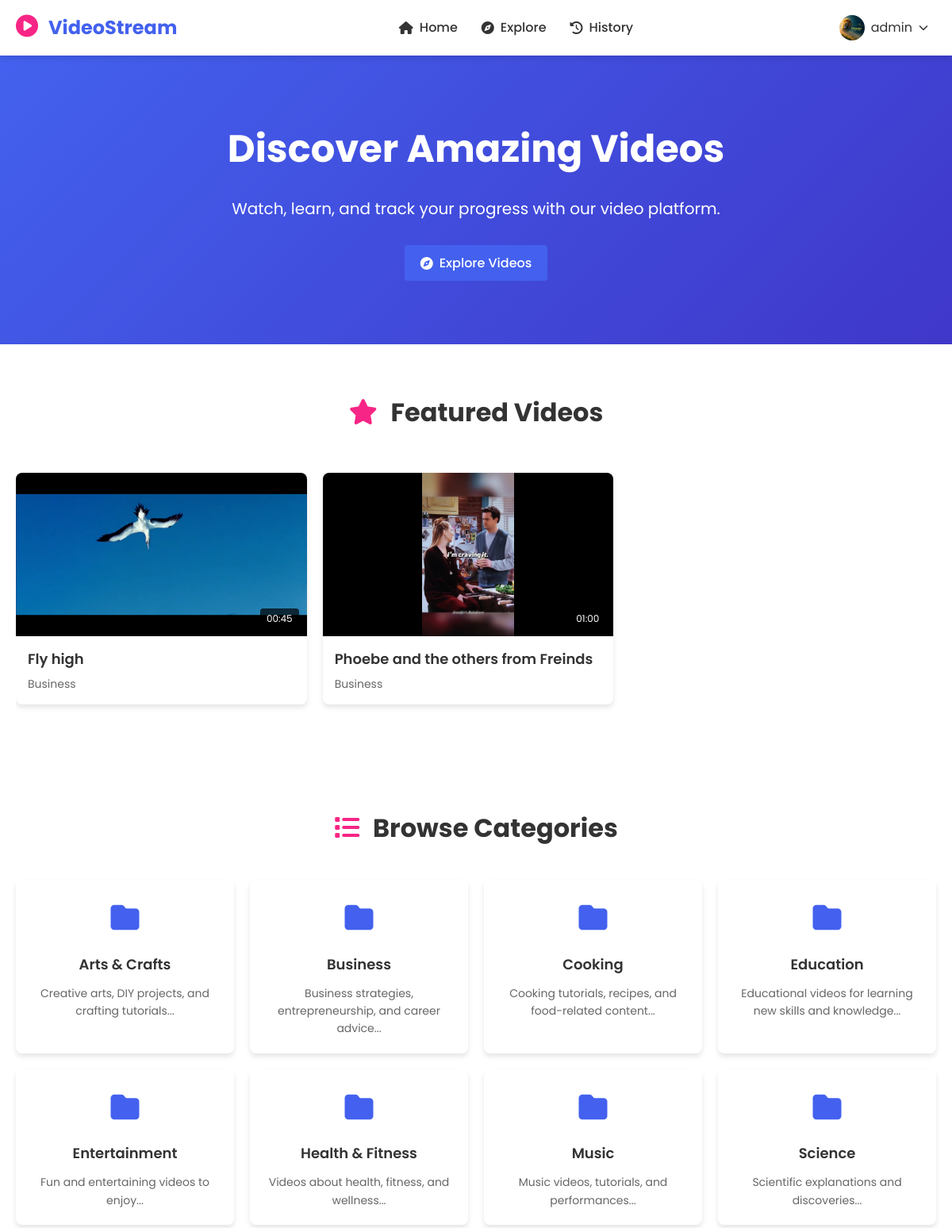
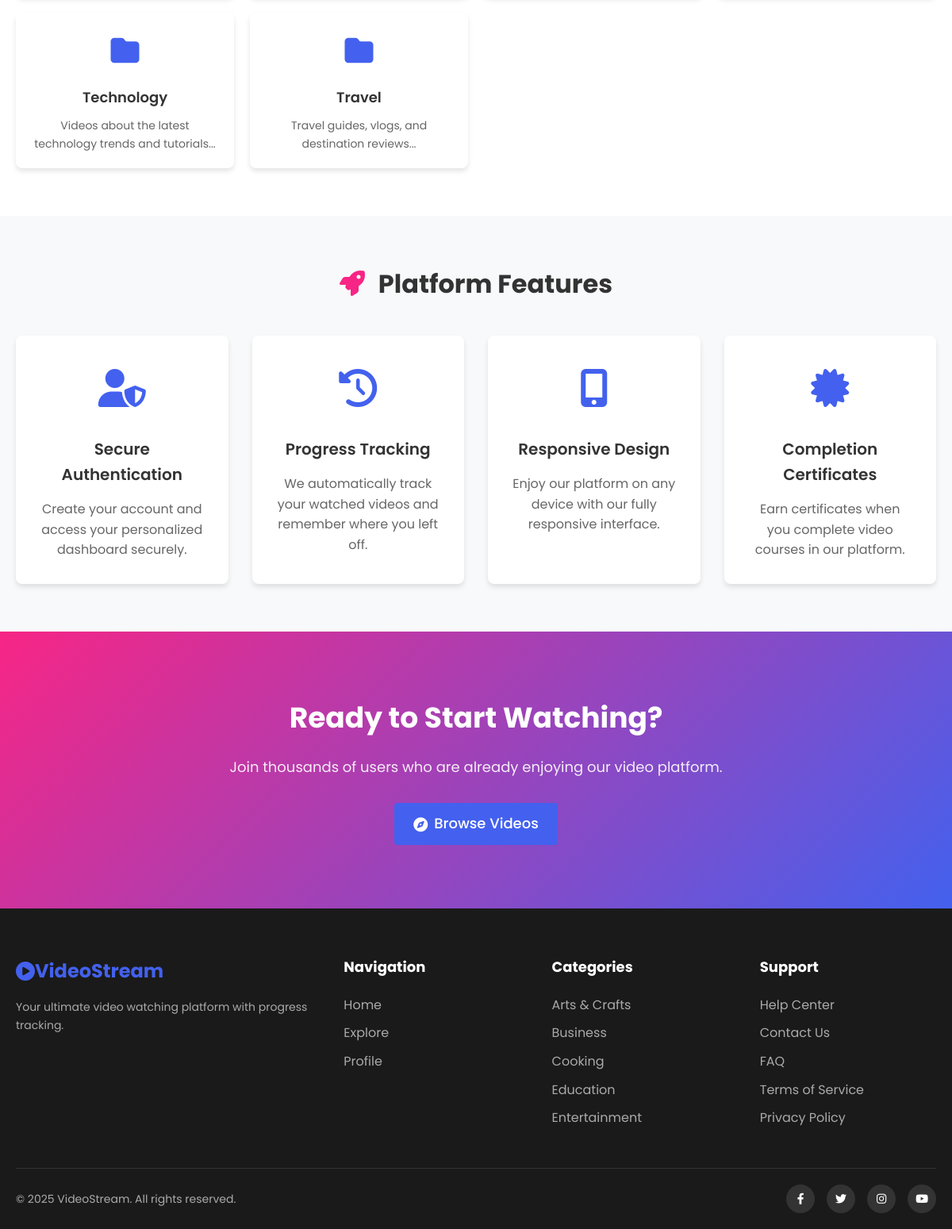
The page / (signed in) on the database its author committed (2 pictures, top to bottom).
### tables this page shows
CREATE TABLE `users` (
  `id` int(11) NOT NULL,
  `username` varchar(50) NOT NULL,
  `email` varchar(100) NOT NULL,
  `password` varchar(255) NOT NULL,
  `profile_image` varchar(255) DEFAULT 'default.jpg',
  `is_admin` tinyint(1) DEFAULT 0,
  `created_at` timestamp NOT NULL DEFAULT current_timestamp(),
  `last_login` timestamp NULL DEFAULT NULL
);

CREATE TABLE `videos` (
  `id` int(11) NOT NULL,
  `title` varchar(255) NOT NULL,
  `description` text DEFAULT NULL,
  `filename` varchar(255) NOT NULL,
  `thumbnail` varchar(255) NOT NULL,
  `duration` int(11) NOT NULL,
  `category` varchar(50) DEFAULT NULL,
  `price` decimal(10,2) DEFAULT 0.00,
  `created_at` timestamp NOT NULL DEFAULT current_timestamp()
);

CREATE TABLE `categories` (
  `id` int(11) NOT NULL,
  `name` varchar(50) NOT NULL,
  `description` text DEFAULT NULL
);

### includes/auth.php (called while the page is built, shortened)
<?php
require_once 'db.php';
function isLoggedIn() {
    if (isset($_SESSION['logged_in']) && $_SESSION['logged_in'] === true) {
        return true;
    }
    return false;
}
function getCurrentUser() {
    global $pdo;
    try {
        $stmt = $pdo->prepare("SELECT id, username, email, profile_image, created_at, last_login
                              FROM users WHERE id = ?");
        $stmt->execute([$_SESSION['user_id']]);
        return $stmt->fetch();
    } catch (PDOException $e) {
        return null;
    }
}
?>

### includes/functions.php (called while the page is built, shortened)
<?php
require_once 'db.php';
require_once 'auth.php';
function getAllVideos() {
    global $pdo;
    try {
        $stmt = $pdo->query("SELECT * FROM videos ORDER BY created_at DESC");
        return $stmt->fetchAll();
    } catch (PDOException $e) {
        return [];
    }
}
function formatDuration($seconds) {
    $minutes = floor($seconds / 60);
    $seconds = $seconds % 60;
    return sprintf('%02d:%02d', $minutes, $seconds);
}
function getAllCategories() {
    global $pdo;
    try {
        $stmt = $pdo->query("SELECT * FROM categories ORDER BY name ASC");
        return $stmt->fetchAll();
    } catch (PDOException $e) {
        return [];
    }
}
?>

### index.php (the view, shortened to what this page needs)
<?php
require_once 'includes/db.php';
require_once 'includes/auth.php';
require_once 'includes/functions.php';
$featuredVideos = getAllVideos();
$featuredVideos = array_slice($featuredVideos, 0, 5);
$categories = getAllCategories();
require_once 'includes/header.php';
?>
<section class="hero">
    <div class="container">
        <div class="hero-content">
            <h1 class="animated fadeInDown">Discover Amazing Videos</h1>
            <p class="animated fadeInUp">Watch, learn, and track your progress with our video platform.</p>
            <?php if (!$currentUser): ?>
                <div class="hero-buttons animated fadeInUp">
                    <a href="<?= SITE_URL ?>/auth/register.php" class="btn btn-primary">
                        <i class="fas fa-user-plus"></i> Get Started
                    </a>
                    <a href="<?= SITE_URL ?>/auth/login.php" class="btn btn-secondary">
                        <i class="fas fa-sign-in-alt"></i> Login
                    </a>
                </div>
            <?php else: ?>
                <div class="hero-buttons animated fadeInUp">
                    <a href="<?= SITE_URL ?>/dashboard.php" class="btn btn-primary">
                        <i class="fas fa-compass"></i> Explore Videos
                    </a>
                </div>
            <?php endif; ?>
        </div>
    </div>
</section>
<section class="featured-videos">
    <div class="container">
        <h2 class="section-title"><i class="fas fa-star"></i> Featured Videos</h2>
        <div class="video-slider">
            <?php foreach ($featuredVideos as $video): ?>
                <div class="video-card animated fadeIn">
                    <div class="video-thumbnail">
                        <img src="<?= SITE_URL ?>/assets/images/thumbnails/<?= $video['thumbnail'] ?>" alt="<?= $video['title'] ?>">
                        <span class="video-duration"><?= formatDuration($video['duration']) ?></span>
                    </div>
                    <div class="video-info">
                        <h3 class="video-title"><?= $video['title'] ?></h3>
                        <p class="video-category"><?= $video['category'] ?></p>
                    </div>
                </div>
            <?php endforeach; ?>
        </div>
    </div>
</section>
<section class="categories">
    <div class="container">
        <h2 class="section-title"><i class="fas fa-list"></i> Browse Categories</h2>
        <div class="category-grid">
            <?php foreach ($categories as $category): ?>
                <a href="<?= SITE_URL ?>/dashboard.php?category=<?= urlencode($category['name']) ?>" class="category-card animated fadeIn">
                    <div class="category-icon">
                        <i class="fas fa-folder"></i>
                    </div>
                    <h3 class="category-name"><?= $category['name'] ?></h3>
                    <p class="category-description"><?= substr($category['description'], 0, 60) ?>...</p>
                </a>
            <?php endforeach; ?>
        </div>
    </div>
</section>
<section class="features">
    <div class="container">
        <h2 class="section-title"><i class="fas fa-rocket"></i> Platform Features</h2>
        <div class="features-grid">
            <div class="feature-card animated fadeInUp">
                <div class="feature-icon">
                    <i class="fas fa-user-shield"></i>
                </div>
                <h3>Secure Authentication</h3>
                <p>Create your account and access your personalized dashboard securely.</p>
            </div>
            <div class="feature-card animated fadeInUp" data-delay="0.2s">
                <div class="feature-icon">
                    <i class="fas fa-history"></i>
                </div>
                <h3>Progress Tracking</h3>
                <p>We automatically track your watched videos and remember where you left off.</p>
            </div>
            <div class="feature-card animated fadeInUp" data-delay="0.4s">
                <div class="feature-icon">
                    <i class="fas fa-mobile-alt"></i>
                </div>
                <h3>Responsive Design</h3>
                <p>Enjoy our platform on any device with our fully responsive interface.</p>
            </div>
            <div class="feature-card animated fadeInUp" data-delay="0.6s">
                <div class="feature-icon">
                    <i class="fas fa-certificate"></i>
                </div>
                <h3>Completion Certificates</h3>
                <p>Earn certificates when you complete video courses in our platform.</p>
            </div>
        </div>
    </div>
</section>
<section class="cta">
    <div class="container">
        <div class="cta-content animated fadeIn">
            <h2>Ready to Start Watching?</h2>
            <p>Join thousands of users who are already enjoying our video platform.</p>
            <?php if (!$currentUser): ?>
                <div class="cta-buttons">
                    <a href="<?= SITE_URL ?>/auth/register.php" class="btn btn-primary btn-lg">
                        <i class="fas fa-user-plus"></i> Create Account
                    </a>
                </div>
            <?php else: ?>
                <div class="cta-buttons">
                    <a href="<?= SITE_URL ?>/dashboard.php" class="btn btn-primary btn-lg">
                        <i class="fas fa-compass"></i> Browse Videos
                    </a>
                </div>
            <?php endif; ?>
        </div>
    </div>
</section>
<?php require_once 'includes/footer.php'; ?>

### includes/header.php (shortened to what this page needs)
<?php
require_once 'db.php';
require_once 'auth.php';
require_once 'functions.php';
$currentUser = isLoggedIn() ? getCurrentUser() : null;
?>
<!DOCTYPE html>
<html lang="en">
<head>
    <link rel="stylesheet" href="https://cdnjs.cloudflare.com/ajax/libs/font-awesome/6.4.0/css/all.min.css">
    <link rel="stylesheet" href="<?= SITE_URL ?>/assets/css/style.css">
</head>
<body>
    <header class="main-header">
        <div class="container">
            <div class="logo">
                <a href="<?= SITE_URL ?>">
                    <i class="fas fa-play-circle"></i>
                    <span><?= SITE_NAME ?></span>
                </a>
            </div>
            <nav class="main-nav">
                <ul>
                    <li><a href="<?= SITE_URL ?>"><i class="fas fa-home"></i> Home</a></li>
                    <li><a href="<?= SITE_URL ?>/dashboard.php"><i class="fas fa-compass"></i> Explore</a></li>
                    <?php if ($currentUser): ?>
                        <li><a href="<?= SITE_URL ?>/profile.php"><i class="fas fa-history"></i> History</a></li>
                    <?php endif; ?>
                </ul>
            </nav>
            <div class="user-actions">
                <?php if ($currentUser): ?>
                    <div class="user-profile">
                        <div class="profile-toggle">
                            <img src="<?= SITE_URL ?>/assets/images/profiles/<?= $currentUser['profile_image'] ?>" alt="<?= $currentUser['username'] ?>">
                            <span><?= $currentUser['username'] ?></span>
                            <i class="fas fa-chevron-down"></i>
                        </div>
                    </div>
                <?php else: ?>
                    <a href="<?= SITE_URL ?>/auth/login.php" class="btn btn-login"><i class="fas fa-sign-in-alt"></i> Login</a>
                    <a href="<?= SITE_URL ?>/auth/register.php" class="btn btn-register"><i class="fas fa-user-plus"></i> Register</a>
                <?php endif; ?>
            </div>
        </div>
    </header>
    <main class="main-content">

### includes/footer.php (shortened to what this page needs)
</main>
    <footer class="main-footer">
        <div class="container">
            <div class="footer-content">
                <div class="footer-logo">
                    <a href="<?= SITE_URL ?>">
                        <i class="fas fa-play-circle"></i>
                        <span><?= SITE_NAME ?></span>
                    </a>
                    <p>Your ultimate video watching platform with progress tracking.</p>
                </div>
                <div class="footer-links">
                    <div class="footer-section">
                        <h3>Navigation</h3>
                        <ul>
                            <li><a href="<?= SITE_URL ?>">Home</a></li>
                            <li><a href="<?= SITE_URL ?>/dashboard.php">Explore</a></li>
                            <?php if (isLoggedIn()): ?>
                                <li><a href="<?= SITE_URL ?>/profile.php">Profile</a></li>
                            <?php else: ?>
                                <li><a href="<?= SITE_URL ?>/auth/login.php">Login</a></li>
                                <li><a href="<?= SITE_URL ?>/auth/register.php">Register</a></li>
                            <?php endif; ?>
                        </ul>
                    </div>
                    <div class="footer-section">
                        <h3>Categories</h3>
                        <ul>
                            <?php
                            $footerCategories = getAllCategories();
                            $footerCategories = array_slice($footerCategories, 0, 5);
                            foreach ($footerCategories as $category):
                            ?>
                                <li>
                                    <a href="<?= SITE_URL ?>/dashboard.php?category=<?= urlencode($category['name']) ?>">
                                        <?= $category['name'] ?>
                                    </a>
                                </li>
                            <?php endforeach; ?>
                        </ul>
                    </div>
                    <div class="footer-section">
                        <h3>Support</h3>
                        <ul>
                            <li><a href="#">Help Center</a></li>
                            <li><a href="#">Contact Us</a></li>
                            <li><a href="#">FAQ</a></li>
                            <li><a href="#">Terms of Service</a></li>
                            <li><a href="#">Privacy Policy</a></li>
                        </ul>
                    </div>
                </div>
            </div>
            <div class="footer-bottom">
                <p>&copy; <?= date('Y') ?> <?= SITE_NAME ?>. All rights reserved.</p>
                <div class="social-links">
                    <a href="#" class="social-link"><i class="fab fa-facebook-f"></i></a>
                    <a href="#" class="social-link"><i class="fab fa-twitter"></i></a>
                    <a href="#" class="social-link"><i class="fab fa-instagram"></i></a>
                    <a href="#" class="social-link"><i class="fab fa-youtube"></i></a>
                </div>
            </div>
        </div>
    </footer>
</body>
</html>

### rows shown on the page
users: profile_image (placeholder picture), username "admin"
videos: thumbnail (picture), duration "00:45", title "Fly high", category "Business"
videos: thumbnail (picture), duration "01:00", title "Phoebe and the others from Freinds", category "Business"
categories: name "Arts & Crafts", description "Creative arts, DIY projects, and crafting tutorials"
categories: name "Business", description "Business strategies, entrepreneurship, and career advice"
categories: name "Cooking", description "Cooking tutorials, recipes, and food-related content"
categories: name "Education", description "Educational videos for learning new skills and knowledge"
categories: name "Entertainment", description "Fun and entertaining videos to enjoy"
categories: name "Health & Fitness", description "Videos about health, fitness, and wellness"
categories: name "Music", description "Music videos, tutorials, and performances"
categories: name "Science", description "Scientific explanations and discoveries"
categories: name "Technology", description "Videos about the latest technology trends and tutorials"
categories: name "Travel", description "Travel guides, vlogs, and destination reviews"

### other values the page prints
SITE_NAME "VideoStream"
